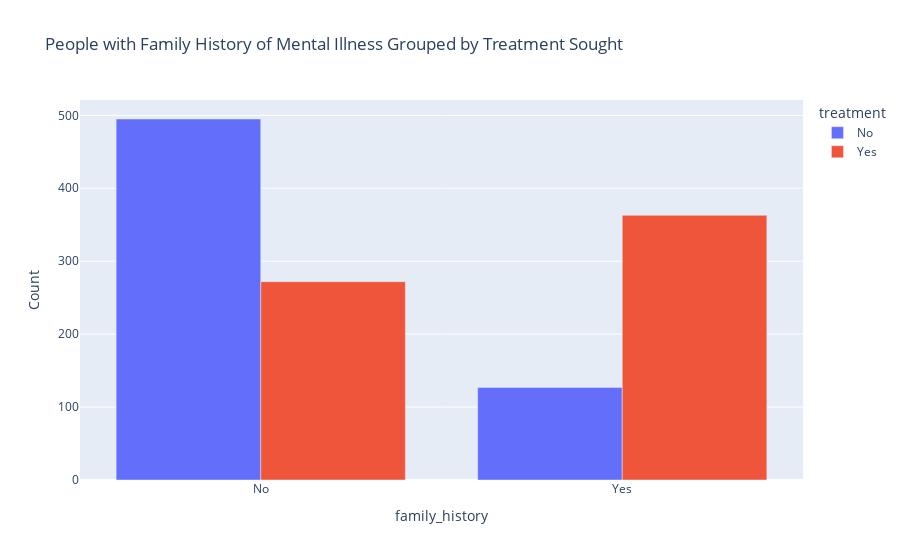

The notebook cell this image was saved under:
### Markdown cell above
People with family history of metal illnes  grouped by treatment sought

### Code cell
temp_grp_df = df.groupby(['family_history','treatment']).count()
temp_grp_df.reset_index(drop=False, inplace=True)

fig = px.bar(temp_grp_df, x='family_history', y='Age', labels={'Age':'Count'}, orientation='v', color='treatment',title='People with Family History of Mental Illness Grouped by Treatment Sought' ,barmode='group')
fig.show()

### Figure 1 — Plotly figure (JSON) as saved in the notebook; plotly's stock layout.template omitted (floating-point values rounded to 4 significant figures)
{"data": [{"alignmentgroup": "True", "hovertemplate": "treatment=No<br>family_history=%{x}<br>Count=%{y}<extra></extra>", "legendgroup": "No", "marker": {"color": "#636efa", "pattern": {"shape": ""}}, "name": "No", "offsetgroup": "No", "orientation": "v", "showlegend": true, "textposition": "auto", "type": "bar", "x": ["No", "Yes"], "xaxis": "x", "y": [495, 127], "yaxis": "y"}, {"alignmentgroup": "True", "hovertemplate": "treatment=Yes<br>family_history=%{x}<br>Count=%{y}<extra></extra>", "legendgroup": "Yes", "marker": {"color": "#EF553B", "pattern": {"shape": ""}}, "name": "Yes", "offsetgroup": "Yes", "orientation": "v", "showlegend": true, "textposition": "auto", "type": "bar", "x": ["No", "Yes"], "xaxis": "x", "y": [272, 363], "yaxis": "y"}], "layout": {"barmode": "group", "legend": {"title": {"text": "treatment"}, "tracegroupgap": 0}, "title": {"text": "People with Family History of Mental Illness Grouped by Treatment Sought"}, "xaxis": {"anchor": "y", "domain": [0, 1], "title": {"text": "family_history"}}, "yaxis": {"anchor": "x", "domain": [0, 1], "title": {"text": "Count"}}}}
